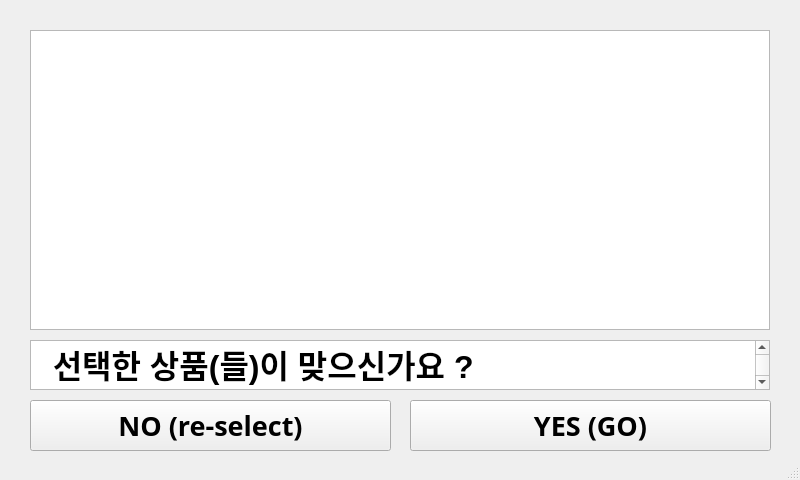
<?xml version="1.0" encoding="UTF-8"?>
<ui version="4.0">
 <class>MainWindow</class>
 <widget class="QMainWindow" name="MainWindow">
  <property name="geometry">
   <rect>
    <x>0</x>
    <y>0</y>
    <width>800</width>
    <height>480</height>
   </rect>
  </property>
  <property name="maximumSize">
   <size>
    <width>800</width>
    <height>480</height>
   </size>
  </property>
  <property name="cursor">
   <cursorShape>CrossCursor</cursorShape>
  </property>
  <property name="windowTitle">
   <string>MainWindow</string>
  </property>
  <widget class="QWidget" name="centralwidget">
   <widget class="QPushButton" name="YESbtn">
    <property name="geometry">
     <rect>
      <x>410</x>
      <y>400</y>
      <width>361</width>
      <height>51</height>
     </rect>
    </property>
    <property name="font">
     <font>
      <family>HU담은고딕 160</family>
      <pointsize>20</pointsize>
      <weight>75</weight>
      <bold>true</bold>
     </font>
    </property>
    <property name="text">
     <string>YES (GO)</string>
    </property>
   </widget>
   <widget class="QPushButton" name="NObtn">
    <property name="geometry">
     <rect>
      <x>30</x>
      <y>400</y>
      <width>361</width>
      <height>51</height>
     </rect>
    </property>
    <property name="font">
     <font>
      <family>HU담은고딕 160</family>
      <pointsize>20</pointsize>
      <weight>75</weight>
      <bold>true</bold>
     </font>
    </property>
    <property name="text">
     <string>NO (re-select)</string>
    </property>
   </widget>
   <widget class="QTableWidget" name="goodstableWidget">
    <property name="geometry">
     <rect>
      <x>30</x>
      <y>30</y>
      <width>740</width>
      <height>300</height>
     </rect>
    </property>
    <property name="font">
     <font>
      <pointsize>20</pointsize>
      <weight>75</weight>
      <bold>true</bold>
     </font>
    </property>
    <property name="cursor" stdset="0">
     <cursorShape>CrossCursor</cursorShape>
    </property>
    <property name="autoFillBackground">
     <bool>false</bool>
    </property>
    <property name="editTriggers">
     <set>QAbstractItemView::NoEditTriggers</set>
    </property>
    <property name="dragDropOverwriteMode">
     <bool>false</bool>
    </property>
    <property name="rowCount">
     <number>0</number>
    </property>
    <property name="columnCount">
     <number>2</number>
    </property>
    <attribute name="horizontalHeaderVisible">
     <bool>false</bool>
    </attribute>
    <attribute name="horizontalHeaderDefaultSectionSize">
     <number>100</number>
    </attribute>
    <attribute name="horizontalHeaderShowSortIndicator" stdset="0">
     <bool>false</bool>
    </attribute>
    <attribute name="horizontalHeaderStretchLastSection">
     <bool>true</bool>
    </attribute>
    <attribute name="verticalHeaderDefaultSectionSize">
     <number>100</number>
    </attribute>
    <attribute name="verticalHeaderShowSortIndicator" stdset="0">
     <bool>false</bool>
    </attribute>
    <column/>
    <column/>
   </widget>
   <widget class="QTextEdit" name="textEdit">
    <property name="geometry">
     <rect>
      <x>30</x>
      <y>340</y>
      <width>740</width>
      <height>50</height>
     </rect>
    </property>
    <property name="html">
     <string>&lt;!DOCTYPE HTML PUBLIC &quot;-//W3C//DTD HTML 4.0//EN&quot; &quot;http://www.w3.org/TR/REC-html40/strict.dtd&quot;&gt;
&lt;html&gt;&lt;head&gt;&lt;meta name=&quot;qrichtext&quot; content=&quot;1&quot; /&gt;&lt;style type=&quot;text/css&quot;&gt;
p, li { white-space: pre-wrap; }
&lt;/style&gt;&lt;/head&gt;&lt;body style=&quot; font-family:'Gulim'; font-size:9pt; font-weight:400; font-style:normal;&quot;&gt;
&lt;p style=&quot; margin-top:0px; margin-bottom:0px; margin-left:0px; margin-right:0px; -qt-block-indent:0; text-indent:0px;&quot;&gt;&lt;span style=&quot; font-size:24pt; font-weight:600;&quot;&gt;  선택한 상품(들)이 맞으신가요 ?&lt;/span&gt;&lt;/p&gt;&lt;/body&gt;&lt;/html&gt;</string>
    </property>
   </widget>
  </widget>
  <widget class="QStatusBar" name="statusbar">
   <property name="cursor">
    <cursorShape>UpArrowCursor</cursorShape>
   </property>
  </widget>
 </widget>
 <resources/>
 <connections/>
</ui>
